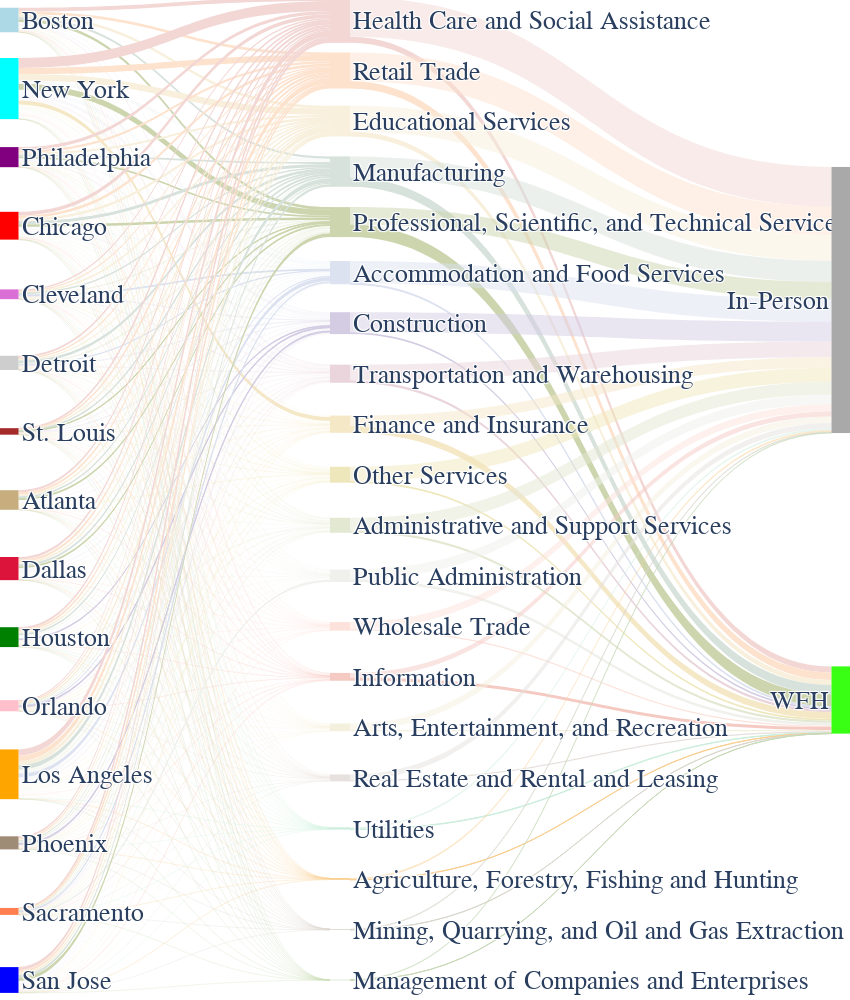

Write notebook code for a chart like this one.
### Markdown cell above
### fig. 1b

### Code cell
def fade_color(hex_color, alpha=0.15):
    hex_color = hex_color.lstrip('#')
    r, g, b = int(hex_color[0:2], 16), int(hex_color[2:4], 16), int(hex_color[4:6], 16)
    return f'rgba({r}, {g}, {b}, {alpha})'

def load_data(naics_path, wfh_path):
    # load naics count
    df = pd.read_csv(naics_path)
    df = df[df['season'] == 'fa23']
    if 'city' in df.columns:
        df.rename(columns={'city': 'abbr'}, inplace=True)
    df['full_city'] = df['abbr'].map(acr_csa_dict)
    
    # load wfh pct
    wfh_df = pd.read_csv(wfh_path)
    
    # map wfh to naics sector
    wfh_dict = {}
    for _, row in wfh_df.iterrows():
        remote_col = row['naics']
        naics_code = 'total_' + remote_col.replace('pct_', '').replace('_remote', '')
        if naics_code in naics_sector:
            wfh_dict[naics_code] = float(row['pct_wfh'])
    
    return df.groupby('full_city')[naics_sector].sum().reset_index(), wfh_dict

def order_naics(agg_df):
        
    # extract raw sums for each sector
    raw_sums = {}
    for cat in naics_sector:
        cat_sum = float(agg_df[cat].sum())
        raw_sums[cat] = cat_sum
    
    # calc total
    total_jobs = float(sum(raw_sums.values()))
    
    # calc pct
    job_percentages = {}
    for cat in naics_sector:
        percentage = (raw_sums[cat] / total_jobs) * 100
        job_percentages[cat] = percentage
    
    return sorted(naics_sector, key=lambda x: job_percentages[x], reverse=True)

def plot_sankey(agg_df, wfh_dict):

    agg_df = agg_df[agg_df['full_city'].isin(csa_order)].copy()
    ordered_rows = [agg_df[agg_df['full_city'] == c] for c in csa_order if c in agg_df['full_city'].values]
    agg_df = pd.concat(ordered_rows).reset_index(drop=True)
    
    sorted_naics = order_naics(agg_df)
    
    # prep nodes
    city_nodes = [csa_city_dict[c] for c in csa_order if c in agg_df['full_city'].values]
    naics_nodes = [naics_dict[cat] for cat in sorted_naics]
    work_nodes = ['In-Person', 'WFH']
    
    node_labels = city_nodes + naics_nodes + work_nodes
    
    n_cities = len(city_nodes)
    n_naics = len(naics_nodes)
    
    # draw links
    city_idx = {c: i for i, c in enumerate(csa_order) if c in agg_df['full_city'].values}
    cat_color = {cat: naics_color[i % len(naics_color)] for i, cat in enumerate(sorted_naics)}
    
    source, target, value, colors = [], [], [], []
    
    # city-->naics
    for _, row in agg_df.iterrows():
        city_idx_val = city_idx[row['full_city']]
        top5 = sorted([cat for cat in sorted_naics if row[cat] > 0], 
                      key=lambda cat: row[cat], reverse=True)[:5]
        
        for cat in sorted_naics:
            flow = row[cat]
            if flow > 0:
                source.append(city_idx_val)
                target.append(n_cities + sorted_naics.index(cat))
                value.append(flow)
                colors.append(cat_color[cat] if cat in top5 else fade_color(cat_color[cat]))
    
    # naics-->work
    in_person_idx = n_cities + n_naics
    wfh_idx = n_cities + n_naics + 1
    
    # proc naics sectors
    for naics_code in sorted_naics:
        naics_idx = n_cities + sorted_naics.index(naics_code)
        total_flow = agg_df[naics_code].sum()
        
        if total_flow > 0:
            wfh_pct = wfh_dict.get(naics_code, 0.0)
            
            # wfh flow
            wfh_flow = total_flow * wfh_pct
            if wfh_flow > 0:
                source.append(naics_idx)
                target.append(wfh_idx)
                value.append(wfh_flow)
                colors.append(cat_color[naics_code])
            
            # in-person flow
            in_person_flow = total_flow * (1 - wfh_pct)
            if in_person_flow > 0:
                source.append(naics_idx)
                target.append(in_person_idx)
                value.append(in_person_flow)
                colors.append(fade_color(cat_color[naics_code], 0.5))
    
    # node specs
    node_colors = []
    
    # panel 1: city
    for label in city_nodes:
        full_key = [k for k, v in csa_city_dict.items() if v == label][0]
        node_colors.append(csa_color.get(full_key, '#cccccc'))
    # panel 2: sector
    for cat in sorted_naics:
        node_colors.append(cat_color[cat])
    # panel 3: work
    node_colors.extend(['darkgrey', '#39FF14'])  # in-person, wfh
    
    # node positions
    city_x, naics_x, work_x = 0.01, 0.4, 0.99
    city_y = np.linspace(0.02, 0.98, n_cities)
    naics_y = np.linspace(0.02, 0.98, n_naics)
    work_y = np.linspace(0.3, 0.7, 2)
    
    node_x = [city_x]*n_cities + [naics_x]*n_naics + [work_x]*2
    node_y = list(city_y) + list(naics_y) + list(work_y)
    
    # plot sankey
    sankey = go.Sankey(
        arrangement='fixed',
        node=dict(
            pad=40,
            thickness=20,
            line=dict(color='lightgrey', width=0),
            label=node_labels,
            color=node_colors,
            x=node_x,
            y=node_y
        ),
        link=dict(
            source=source,
            target=target,
            value=value,
            color=colors
        )
    )
    
    fig = go.Figure(data=[sankey])
    fig.update_layout(
        font=dict(family='sans-serif', size=26),
        width=850,
        height=1000,
        margin=dict(l=0.01, r=0.01, t=0.01, b=0.01)
    )
    return fig

# run
naics_path = 'data/fig1/naics_all.csv'
wfh_path = 'data/fig1/naics-wfh_fa23.csv'
    
agg_df, wfh_dict = load_data(naics_path, wfh_path)
fig = plot_sankey(agg_df, wfh_dict)
fig.show()

### Figure 1 — Plotly figure (JSON) as saved in the notebook; plotly's stock layout.template omitted (floating-point values rounded to 4 significant figures; data arrays with more than 128 entries replaced by an {"elided": "..."} marker saying what was removed)
{"data": [{"arrangement": "fixed", "link": {"color": {"elided": "340 str values"}, "source": {"elided": "340 int values"}, "target": {"elided": "340 int values"}, "value": {"elided": "340 float values"}}, "node": {"color": ["lightblue", "cyan", "purple", "red", "orchid", "#CECECE", "brown", "#C8AD7F", "crimson", "green", "pink", "orange", "#9F8C76", "coral", "blue", "#F2D7D5", "#FDE2CE", "#F8F0DC", "#D8E2DC", "#CCD5AE", "#DCE2F0", "#D3CCE3", "#EAD5DC", "#F5E8C7", "#EFE7BC", "#E3E8D2", "#F0F1EC", "#FCE2DB", "#F5CAC3", "#F4F0DE", "#E6E1DE", "#CDEEDE", "#F9CF93", "#DAD7CD", "#C7D9B7", "darkgrey", "#39FF14"], "label": ["Boston", "New York", "Philadelphia", "Chicago", "Cleveland", "Detroit", "St. Louis", "Atlanta", "Dallas", "Houston", "Orlando", "Los Angeles", "Phoenix", "Sacramento", "San Jose", "Health Care and Social Assistance", "Retail Trade", "Educational Services", "Manufacturing", "Professional, Scientific, and Technical Services", "Accommodation and Food Services", "Construction", "Transportation and Warehousing", "Finance and Insurance", "Other Services", "Administrative and Support Services", "Public Administration", "Wholesale Trade", "Information", "Arts, Entertainment, and Recreation", "Real Estate and Rental and Leasing", "Utilities", "Agriculture, Forestry, Fishing and Hunting", "Mining, Quarrying, and Oil and Gas Extraction", "Management of Companies and Enterprises", "In-Person", "WFH"], "line": {"color": "lightgrey", "width": 0}, "pad": 40, "thickness": 20, "x": [0.01, 0.01, 0.01, 0.01, 0.01, 0.01, 0.01, 0.01, 0.01, 0.01, 0.01, 0.01, 0.01, 0.01, 0.01, 0.4, 0.4, 0.4, 0.4, 0.4, 0.4, 0.4, 0.4, 0.4, 0.4, 0.4, 0.4, 0.4, 0.4, 0.4, 0.4, 0.4, 0.4, 0.4, 0.4, 0.99, 0.99], "y": [0.02, 0.08857, 0.1571, 0.2257, 0.2943, 0.3629, 0.4314, 0.5, 0.5686, 0.6371, 0.7057, 0.7743, 0.8429, 0.9114, 0.98, 0.02, 0.07053, 0.1211, 0.1716, 0.2221, 0.2726, 0.3232, 0.3737, 0.4242, 0.4747, 0.5253, 0.5758, 0.6263, 0.6768, 0.7274, 0.7779, 0.8284, 0.8789, 0.9295, 0.98, 0.3, 0.7]}, "type": "sankey"}], "layout": {"font": {"family": "sans-serif", "size": 26}, "height": 1000, "margin": {"b": 0.01, "l": 0.01, "r": 0.01, "t": 0.01}, "width": 850}}
